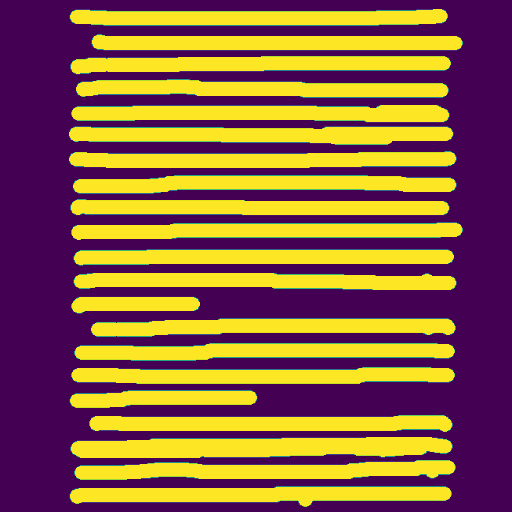
#> input picture Sample images/test_img_mask1.png, 512 x 512 px
$ python tem.py
#> lines starting #> are read from the running program, lines starting #| are printed output that depends on the picture; after the words box and inside, x2 and y2 are one past the last pixel; in counts of white or black regions, pixels touching at a corner belong together
import coordinates
from PIL import Image
import cv2
import numpy as np
img = cv2.imread('Sample images/test_img_mask1.png')
#> img is the input picture: shape (512, 512, 3); mean B, G, R 66.4, 96.9, 140.9

thresh=100


img_grey = cv2.cvtColor(img,cv2.COLOR_BGR2GRAY)
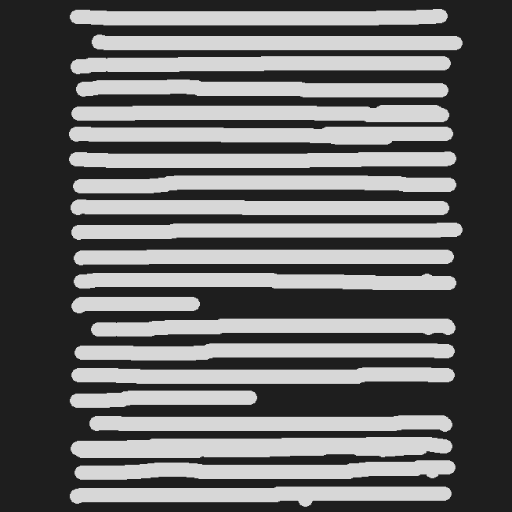
#> img_grey: shape (512, 512); min 30, max 215, mean 106.2

ret,thresh_img = cv2.threshold(img_grey, thresh, 255, cv2.THRESH_BINARY)
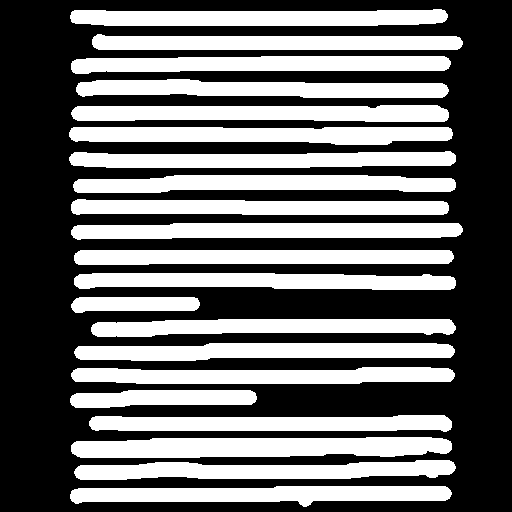
#> thresh_img: shape (512, 512); 41.7% white; 21 white regions
#> ret = 100

contours, hierarchy = cv2.findContours(thresh_img, cv2.RETR_TREE, cv2.CHAIN_APPROX_SIMPLE)
#> contours = 21 contours; largest, box (x1, y1, x2, y2) and area: (71, 437, 452, 458) 6456, (69, 127, 453, 145) 5338, (71, 223, 463, 240) 5316, (70, 9, 448, 26) 5197, (74, 343, 455, 361) 5196

img_contours = cv2.imread('Sample images/test_img_mask2.png')
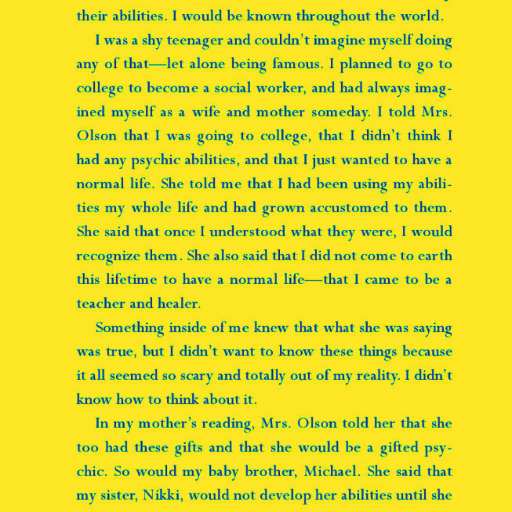
#> input picture Sample images/test_img_mask2.png, 512 x 512 px
#> img_contours is the input picture: shape (512, 512, 3); mean B, G, R 44.3, 220.2, 227.8

for c in contours:

    x, y, w, h = cv2.boundingRect(c)
    cv2.rectangle(img_contours, (x, y), (x+w,y+h), 255, 1)
#> this loop made 21 passes
#> (x, y, w, h) on passes 1 to 12: (70, 486, 382, 21), (74, 460, 382, 20), (71, 437, 381, 21), (89, 415, 363, 17), (70, 390, 187, 18), (71, 367, 384, 17), (74, 343, 381, 18), (91, 319, 365, 18), (71, 297, 129, 16), (74, 273, 382, 17), (74, 250, 380, 15), (71, 223, 392, 17)
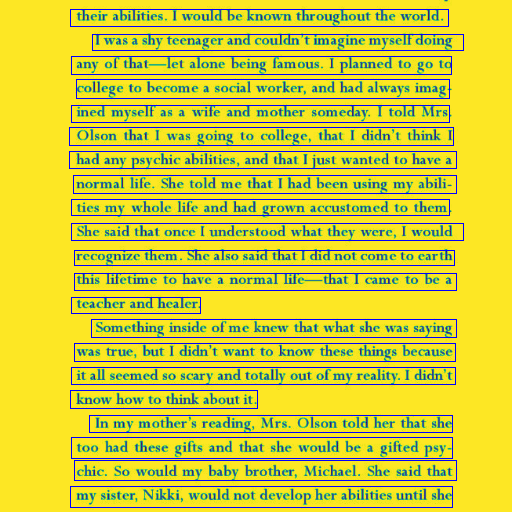
#> img_contours: shape (512, 512, 3); 6.02% of pixels changed, all inside (x1, y1, x2, y2) = (69, 9, 464, 508)


cv2.imwrite('Sample images/contours.png',img_contours)
